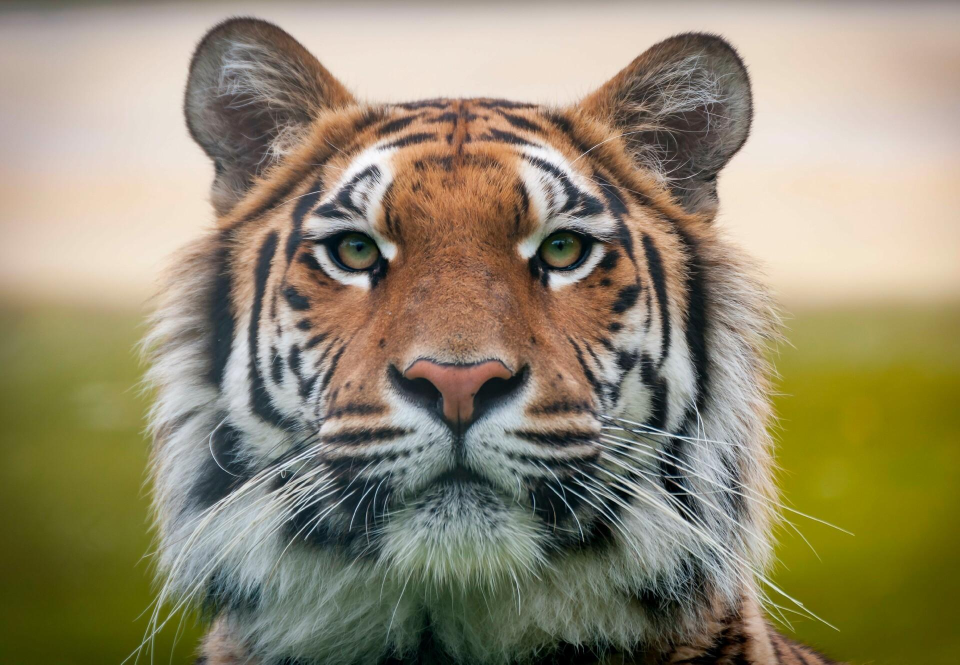
#> input picture 5th sem/Image/images/tiger.jpg, 1920 x 1329 px (shown at 1/2 size)
$ jupyter execute 1_Thresholding.ipynb
#> lines starting #> are read from the running program, lines starting #| are printed output that depends on the picture; after the words box and inside, x2 and y2 are one past the last pixel; in counts of white or black regions, pixels touching at a corner belong together
***Thresholding***

S = 1 if r>=threshold

S = 0 if r< threshold

<style>
    .jp-Notebook { background: white !important; color: black !important; }
    pre, code { background: white !important; color: black !important; }
</style>

[cell 1]
#import libraries
import numpy as np
from PIL import Image
import matplotlib.pyplot as plt

[cell 2]
def Threshold_Image(image):
  threshold = int(input("Enter Value of threshold: "))
  # image = image.resize((400,400), Image.Resampling.LANCZOS)
  # convert to numpy array
  numpy_image = np.array(image)

  row = numpy_image.shape[0]
  column = numpy_image.shape[1]

  new_array = np.zeros(shape=(row,column))

  for i in range(row):
    for j in range(column):
      if(numpy_image[i][j]>=threshold):
        new_array[i][j] = 255
      else:
        new_array[i][j] = 0

  #converting array back to image
  threshold_image = Image.fromarray(new_array)
  threshold_image = threshold_image.convert("L")

  return threshold_image, threshold

[cell 3]
# reading image and converting to gray scale
image = Image.open('../images/tiger.jpg').convert('L')
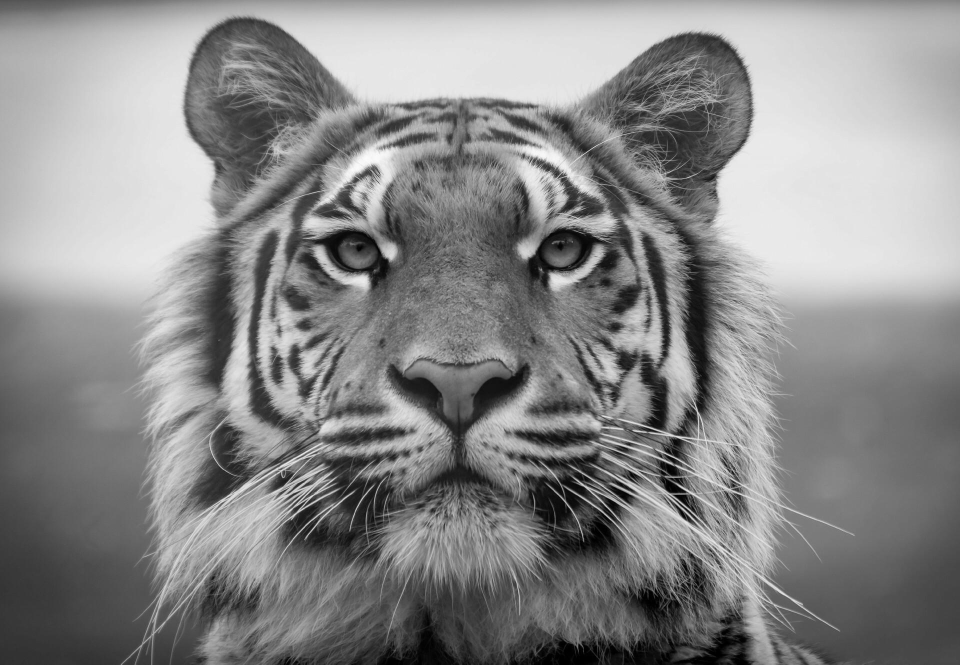
#> image: PIL image 1920x1329 L (shown at 1/2 size); min 0, max 254, mean 137.1
# calling negative function
threshold_image, threshold_value = Threshold_Image(image)
#> the answer given: 100
#> after the loop in Threshold_Image, `for i in range(row):`:
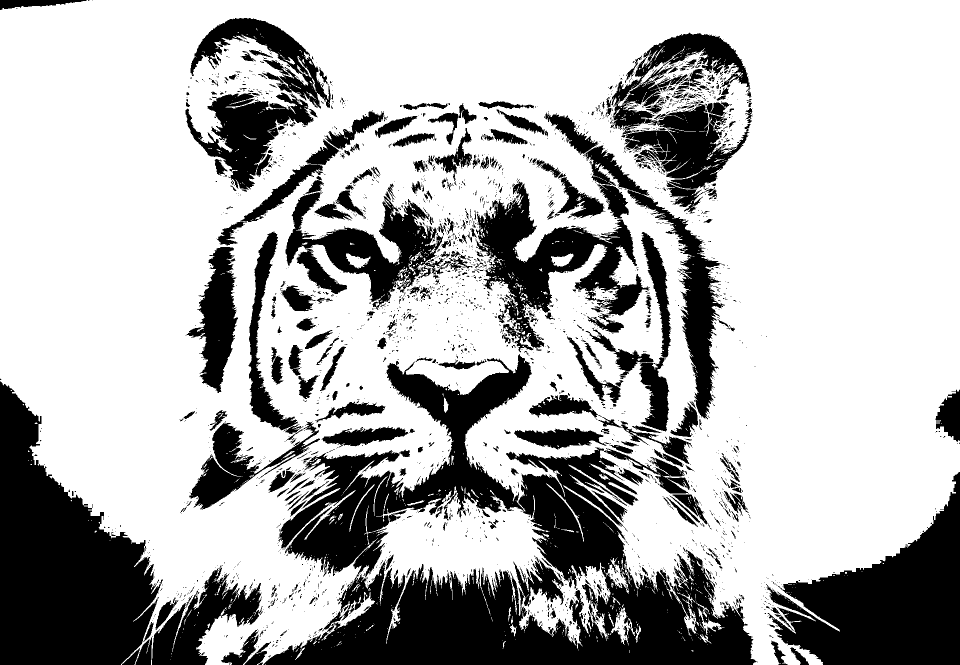
#> new_array: shape (1329, 1920) float64 (shown at 1/2 size); 70.2% white; 2874 black regions (2457 under 20 px), largest, box (x1, y1, x2, y2) and area: (527, 708, 1515, 1329) 232715, (0, 763, 326, 1329) 106728, (1534, 944, 1920, 1329) 74804
#> threshold_value = 100


#displaying the images
fig = plt.figure()
fig.set_figheight(20)
fig.set_figwidth(20)

fig.add_subplot(1,2,1)
plt.imshow(image, cmap='gray')
plt.title('Original image')

fig.add_subplot(1,2,2)
plt.imshow(threshold_image, cmap='gray')
plt.title(f'Threshold image (threshold: {threshold_value})')
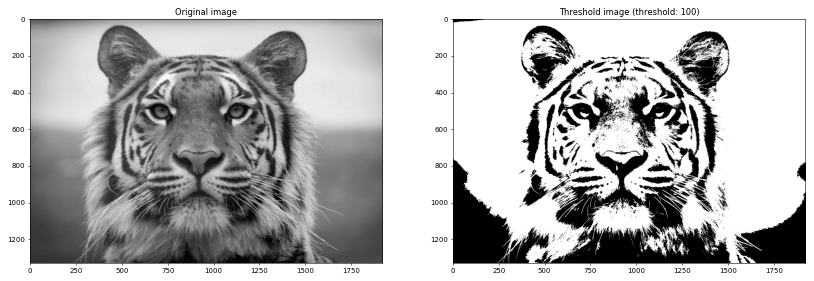
#> figure drawn by matplotlib, 2 panels
